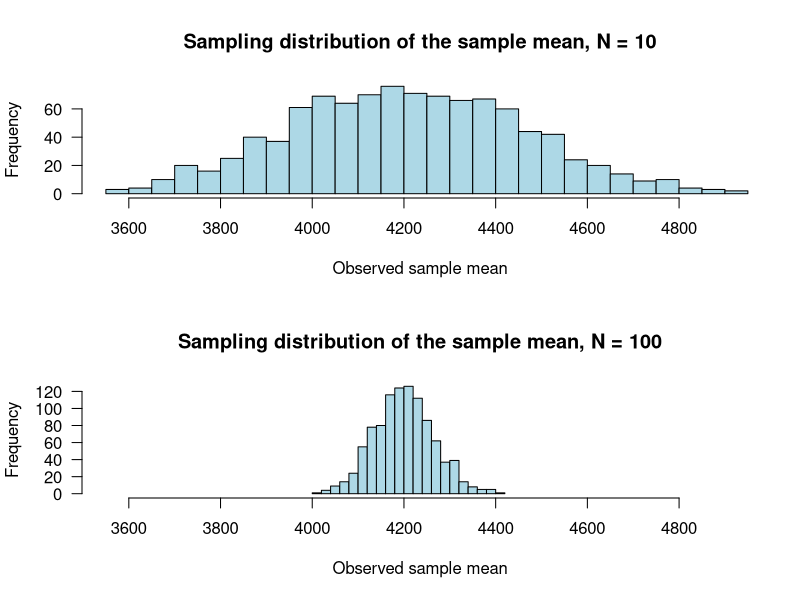
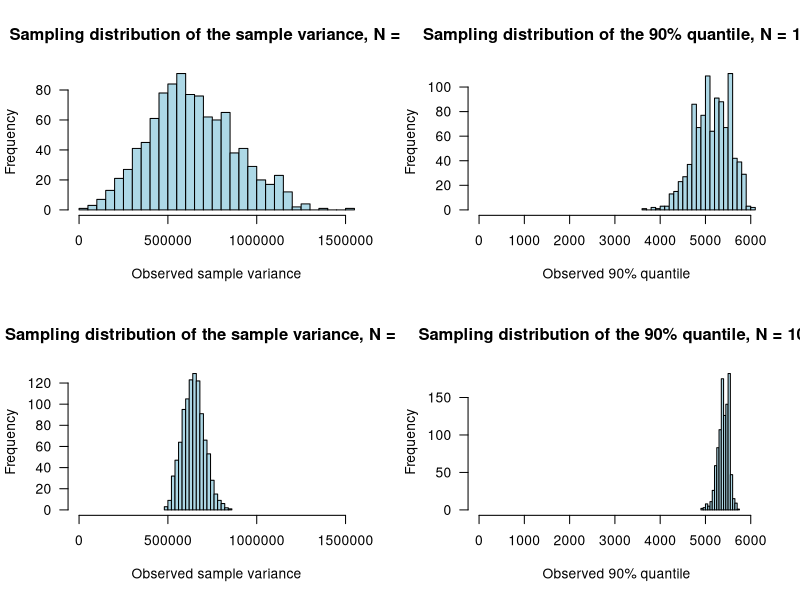
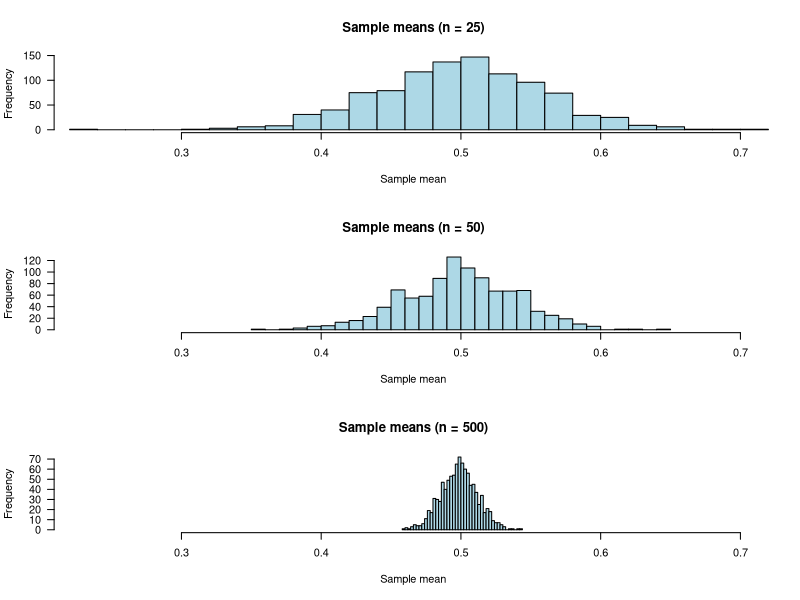
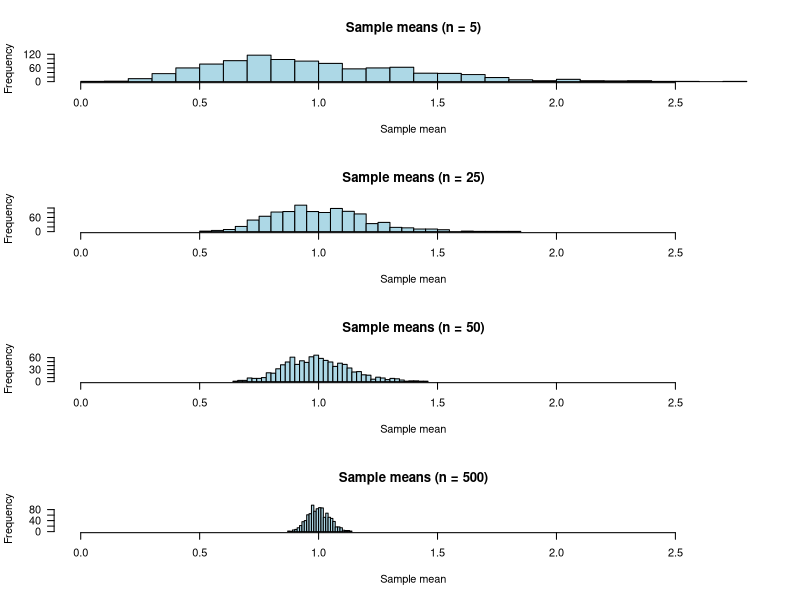
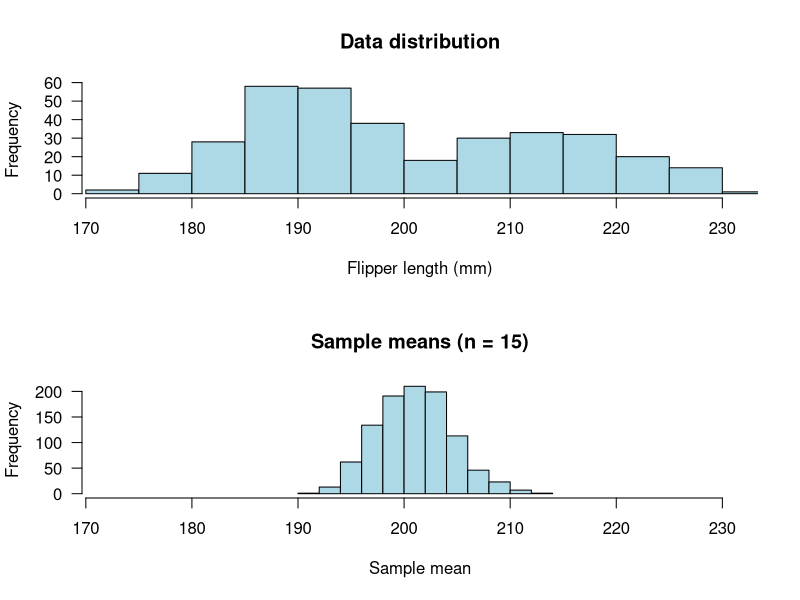

Generate these figures, in order, with R:
## ---- chunk 1
## We will use your student ID as the seed for the random number generator.

MY_STUDENT_ID <- 1234567 # <-- Replace "ABCDEFG" by your student ID number (as an integer, i.e., without quotes).

## ---- chunk 2
## DO NOT CHANGE ANYTHING IN THIS CODE BLOCK

## Note: tidyverse includes:
## ggplot2, dplyr, tidyr, readr, purrr, tibble, stringr, forcats, and lubridate.
## Check https://www.tidyverse.org/packages/ for details

allowed.packages <- c("tidyverse", "palmerpenguins")

# This install packages if needed, and then loads them.
for (i in seq_along(allowed.packages)){
  if(!(allowed.packages[i] %in% installed.packages()[, 1])){
    install.packages(allowed.packages[i])
  }
  library(allowed.packages[i], character.only = TRUE)
}

knitr::opts_chunk$set(echo = TRUE, collapse=TRUE)
ignore <- runif(1) # To initialise the random number generator
## ---- chunk 3
if(!is.numeric(MY_STUDENT_ID)){
  stop("MY_STUDENT_ID MUST BE YOUR VALID (NUMERIC) student ID.")
} 
## ---- chunk 4
#' Required variables: penguins2 (data.frame)
#' Required plots: 
library(dplyr)
library(palmerpenguins)

penguins2 <- penguins %>%
  select(species, sex, flipper_length_mm, body_mass_g)

penguins2
## ---- chunk 5
#' Required variables: penguins3 (data.frame)
#' Required plots: 

penguins3 <- penguins %>%
  filter(species == "Gentoo", 
         body_mass_g > 5000,
         sex == "female")

penguins3

nrow(penguins3)

## ---- chunk 6
#' Required variables: penguins3 (data.frame)
#' Required plots: 

penguins3 <- penguins3 %>%
  mutate(bill_ratio = bill_length_mm / bill_depth_mm)

head(penguins3, n = 2)

## ---- chunk 7
#' Required variables: 
#' Required plots: 

penguins %>%
  arrange(desc(body_mass_g)) %>%
  print(n = 10)

## ---- chunk 8
#' Required variables: penguins4 (data.frame)
#' Required plots: 

penguins4 <- penguins %>%
  group_by(island, species) %>%
  summarise(N = n(),
            mean_body_mass_g = mean(body_mass_g, na.rm = TRUE),
            std_body_mass_g  = sd(body_mass_g, na.rm = TRUE),
            mean_flipper_len_mm = mean(flipper_length_mm, na.rm = TRUE))

penguins4
## ---- chunk 9
#' Required variables: penguins5 (data.frame)
#' Required plots: 

penguins5 <- penguins %>%
  filter(sex == "female", !is.na(body_mass_g)) %>%
  group_by(species) %>%
  summarise(N = n(),
            mean_body_mass_g = mean(body_mass_g),
            mean_bill_len_mm = mean(bill_length_mm),
            mean_bill_dep_mm = mean(bill_depth_mm),
            mean_flipper_len_mm = mean(flipper_length_mm))

penguins5

## ---- chunk 10
#' Required variables: bayes_positive (function)
#' Required plots: 

bayes_positive <- function(prevalence,
                           sensitivity,
                           specificity){
  
  # Enter the body of the function here and
  # don't forget to return() your result.
  
  
}


bayes_positive <- function(prevalence,
                           sensitivity,
                           specificity){
  
  p_positive <- sensitivity * prevalence + (1 - specificity) * (1 - prevalence)
  
  return(sensitivity * prevalence / p_positive)
}

bayes_positive(prevalence = 0.02, sensitivity = 0.95, specificity = 0.98) 
## ---- chunk 11
#' Required variables: 
#' Required plots: 

bayes_positive(prevalence = 0.2, sensitivity = 0.95, specificity = 0.98) 
## ---- chunk 12
#' Required variables: 
#' Required plots: 

# Input data frame
X <- data.frame(prev = c(.01, .05, .2),
                sens = c(.99, .95, .90),
                spec = c(.99, .98, .95))

# Now enter your solution below

# Using mapply()
X$posterior <- mapply(FUN = bayes_positive, 
                      prevalence = X$prev,
                      sensitivity = X$sens,
                      specificity = X$spec)

X

## Alternative solutions:
#
# # Using a for loop
# for (i in 1:length(prev)){
#   X$posterior[i] <- bayes_positive(prevalence = X$prev[i],
#                                    sensitivity = X$sens[i],
#                                    specificity = X$spec[i])
# }
# X
# 
# # Using dplyr
# X %>%
#   rowwise() %>%
#   mutate(posterior = bayes_positive(prev, sens, spec))

## ---- chunk 13
#' Required variables: 
#' Required plots: 

# Generate simulated population
prevalence  <- .05
sensitivity <- .98
specificity <- .95

# simulated population
population <- data.frame(person = 1:10000,
                         disease = rbinom(10000,
                                          size = 1,
                                          prob = prevalence)) %>%
  mutate(positive = ifelse(disease == 1,
                           yes = rbinom(n(), 1, sensitivity),
                           no  = rbinom(n(), 1, 1 - specificity)))


# Individuals that tested positive (and negative)
population %>%
  count(positive)

# Individuals that actually had the disease (or didn't)
population %>%
  count(disease)

# Among those with positive tests, how many actually had the disease (or didn't)?
population %>%
  filter(positive == 1) %>%
  count(disease)

# You could also get the full truth vs. test table with:
table(population$disease, population$positive, dnn = c("Truth", "Test"))

# Estimate P(D | +)
population %>%
  filter(positive == 1) %>%      # Extract only those that tested positive 
  count(disease) %>%             # Get counts of true and false positives
  mutate(prop = n / sum(n)) %>%  # Get proportions
  filter(disease == 1) %>%       # Retain only the proportion of correct positive tests
  pull(prop)
## ---- chunk 14
#' Required variables: 
#' Required plots: 

# Generate simulated population
prevalence  <- .05
sensitivity <- .99
specificity <- .99

# simulated population
population <- data.frame(person = 1:10000,
                         disease = rbinom(10000,
                                          size = 1,
                                          prob = prevalence)) %>%
  mutate(positive = ifelse(disease == 1,
                           yes = rbinom(n(), 1, sensitivity),
                           no  = rbinom(n(), 1, 1 - specificity)))


# Individuals that tested positive (and negative)
population %>%
  count(positive)

# Individuals that actually had the disease (or didn't)
population %>%
  count(disease)

# Among those with positive tests, how many actually had the disease (or didn't)?
population %>%
  filter(positive == 1) %>%
  count(disease)

# Estimate P(D | +)
population %>%
  filter(positive == 1) %>%      # Extract only those that tested positive 
  count(disease) %>%             # Get counts of true and false positives
  mutate(prop = n / sum(n)) %>%  # Get proportions
  filter(disease == 1) %>%       # Retain only the proportion of correct positive tests
  pull(prop)


## Notice how the precision of the test, P(D|+), also became much better. 

## ---- chunk 15
#' Required variables: 
#' Required plots: TRUE

# Generate the clea dataset
penguins_clean <- penguins %>%
  filter(!is.na(body_mass_g))

library(purrr)
library(palmerpenguins)
nrep <- 1000

sample_means_10 <- map_dbl(.x = 1:nrep,
                           .f = \(i){
                             penguins_clean %>%
                               slice_sample(n = 10) %>%
                               summarise(mean = mean(body_mass_g)) %>%
                               pull(mean)})

sample_means_100 <- map_dbl(.x = 1:nrep,
                            .f = \(i){
                              penguins_clean %>%
                                slice_sample(n = 100) %>%
                                summarise(mean = mean(body_mass_g)) %>%
                                pull(mean)})


par(mfrow = c(2, 1)) # <--- this changes the plotting device to allow 2x1 panels

hist(sample_means_10, breaks = 25,
     col = "lightblue",
     main = "Sampling distribution of the sample mean, N = 10",
     xlab = "Observed sample mean",
     las = 1, 
     xlim = range(sample_means_10))

hist(sample_means_100, breaks = 25,
     col = "lightblue",
     main = "Sampling distribution of the sample mean, N = 100",
     xlab = "Observed sample mean",
     las = 1,
     xlim = range(sample_means_10)) # <--- note: using the same x limits as the N=10 case for visual comparison of spread

par(mfrow = c(1, 1)) # <--- get the plotting device back to normal
## ---- chunk 16
#' Required variables: 
#' Required plots: TRUE

sample_stats_10 <- lapply(1:nrep,
                          \(i){
                            penguins_clean %>%
                              slice_sample(n = 10) %>%
                              summarise(var = var(body_mass_g),
                                        q90 = quantile(body_mass_g, probs = 0.9)) %>%
                              select(var, q90)
                          }) %>%
  bind_rows()

sample_stats_100 <- lapply(1:nrep,
                           \(i){
                             penguins_clean %>%
                               slice_sample(n = 100) %>%
                               summarise(var = var(body_mass_g),
                                         q90 = quantile(body_mass_g, probs = 0.9)) %>%
                               select(var, q90)
                           }) %>%
  bind_rows()


# Plot histograms in a 2x2 grid
par(mfrow = c(2, 2)) 

hist(sample_stats_10$var, breaks = 25,
     col = "lightblue",
     main = "Sampling distribution of the sample variance, N = 10",
     xlab = "Observed sample variance",
     las = 1, 
     xlim = c(0, max(sample_stats_10$var)))

hist(sample_stats_10$q90, breaks = 25,
     col = "lightblue",
     main = "Sampling distribution of the 90% quantile, N = 10",
     xlab = "Observed 90% quantile",
     las = 1, 
     xlim = c(0, max(sample_stats_10$q90)))

hist(sample_stats_100$var, breaks = 25, 
     col = "lightblue",
     main = "Sampling distribution of the sample variance, N = 100",
     xlab = "Observed sample variance",
     las = 1, 
     xlim = c(0, max(sample_stats_10$var)))

hist(sample_stats_100$q90, breaks = 25,
     col = "lightblue",
     main = "Sampling distribution of the 90% quantile, N = 100",
     xlab = "Observed 90% quantile",
     las = 1, 
     xlim = c(0, max(sample_stats_10$q90)))


par(mfrow = c(1, 1))
## ---- chunk 17
#' Required variables: 
#' Required plots: TRUE

# Simulate the population
mypop <- runif(100000)

# Enter your solution below
nreps <- 1000

means <- data.frame(means25 = map_dbl(1:nreps,
                                      \(i) mean(sample(mypop, size = 25))),
                    means50 = map_dbl(1:nreps,
                                      \(i) mean(sample(mypop, size = 50))),
                    means500 = map_dbl(1:nreps,
                                       \(i) mean(sample(mypop, size = 500))))
par(mfrow = c(3, 1))

hist(means$means25, breaks = 30,
     col = "lightblue",
     main = "Sample means (n = 25)",
     xlab = "Sample mean",
     las = 1,
     xlim = range(means$means25))

hist(means$means50, breaks = 30,
     col = "lightblue",
     main = "Sample means (n = 50)",
     xlab = "Sample mean",
     las = 1,
     xlim = range(means$means25))

hist(means$means500, breaks = 30,
     col = "lightblue",
     main = "Sample means (n = 500)",
     xlab = "Sample mean",
     las = 1,
     xlim = range(means$means25))

par(mfrow = c(1, 1))
## ---- chunk 18
#' Required variables: 
#' Required plots: TRUE

# Simulate the population
mypop2 <- rexp(100000, rate = 1)

# Enter your solution below
nreps <- 1000

means2 <- data.frame(means5 = map_dbl(1:nreps,
                                      \(i) mean(sample(mypop2, size = 5))),
                     means25 = map_dbl(1:nreps,
                                       \(i) mean(sample(mypop2, size = 25))),
                     means50 = map_dbl(1:nreps,
                                       \(i) mean(sample(mypop2, size = 50))),
                     means500 = map_dbl(1:nreps,
                                        \(i) mean(sample(mypop2, size = 500))))
par(mfrow = c(4, 1))

hist(means2$means5, breaks = 30,
     col = "lightblue",
     main = "Sample means (n = 5)",
     xlab = "Sample mean",
     las = 1,
     xlim = c(0, max(means2$means5)))

hist(means2$means25, breaks = 30,
     col = "lightblue",
     main = "Sample means (n = 25)",
     xlab = "Sample mean",
     las = 1,
     xlim = c(0, max(means2$means5)))

hist(means2$means50, breaks = 30,
     col = "lightblue",
     main = "Sample means (n = 50)",
     xlab = "Sample mean",
     las = 1,
     xlim = c(0, max(means2$means5)))

hist(means2$means500, breaks = 30,
     col = "lightblue",
     main = "Sample means (n = 500)",
     xlab = "Sample mean",
     las = 1,
     xlim = c(0, max(means2$means5)))

par(mfrow = c(1, 1))
## ---- chunk 19
#' Required variables: 
#' Required plots: TRUE

mypeng <- penguins %>%
  filter(!is.na(flipper_length_mm))

nreps <- 1000
nobs <- 15

means15 = map_dbl(.x = 1:nreps, 
                  .f = \(i) mean(sample(mypeng$flipper_length_mm, size = nobs)))

par(mfrow = c(2, 1))
hist(mypeng$flipper_length_mm,
     col = "lightblue",
     main = "Data distribution",
     xlab = "Flipper length (mm)",
     las = 1,
     xlim = range(mypeng$flipper_length_mm))

hist(means15, 
     col = "lightblue",
     main = "Sample means (n = 15)",
     xlab = "Sample mean",
     las = 1,
     xlim = range(mypeng$flipper_length_mm))
par(mfrow = c(2, 1))
